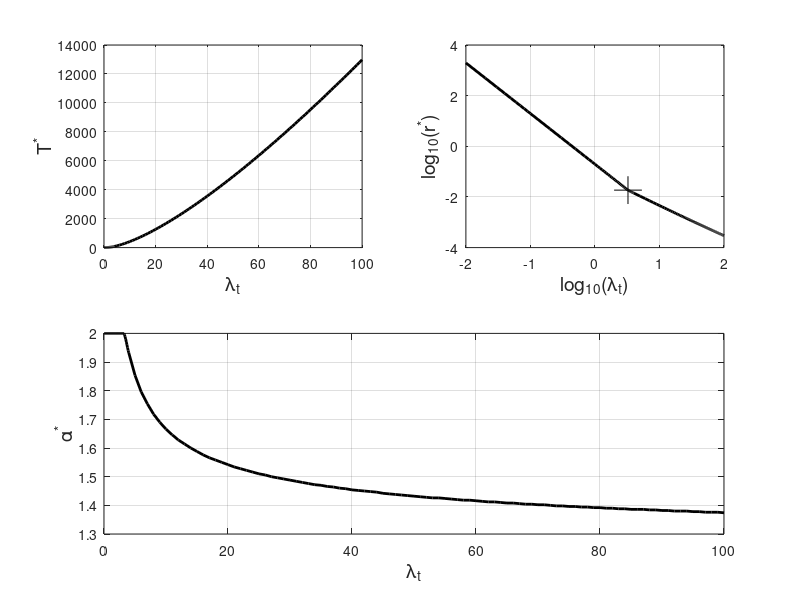

Source code (MATLAB): (Note: this script raises an error after producing the figure.)
load('data/data_min_mfat_anal_lambda_fair_huge.mat');
x=[0.01:0.01:0.1 0.2:0.1:3.2 3.25 3.3:0.1:4 5:1:100];
Na=length(alpha_tab);
Nx=length(x);
Tmin_matrix=zeros(Na,Nx);
for i=1:Na
    Tmin_matrix(i,:)=Tmin_tab(i)*(x.^(alpha_tab(i)));
end

[T_glopt I]=min(Tmin_matrix,[],1);
r_glopt=zeros(1,Nx);
alpha_glopt=zeros(1,Nx);
I(100)
for i=1:Nx
    r_glopt(i)=rmin_tab(I(i))/x(i)^alpha_tab(I(i));
    alpha_glopt(i)=alpha_tab(I(i));
end

%h1=figure
%plot(x,T_glopt,'.');
%ylabel('T^*','fontsize',14);
%xlabel('\lambda_t','fontsize',14);
%grid on
%h2=figure
%hold on
%plot(log(x),log(r_glopt),'.');
%%plot(log(10.77),log(r_glopt(find(x==10.77))),'r+','MarkerSize',20);
%plot(log(3.25),log(r_glopt(find(x==3.25))),'r+','MarkerSize',20);
%ylabel('log(r^*)','fontsize',14);
%xlabel('log(\lambda_t)','fontsize',14);
%set(gca,'XTick',[-5 -3 -1 1 3 5])
%grid on
%h3=figure
%plot(x,alpha_glopt,'.');
%ylabel('\alpha^*','fontsize',14);
%xlabel('\lambda_t','fontsize',14);
%grid on
%printpdf(h1,'graphics/mfat_fair_lambda_T');
%printpdf(h2,'graphics/mfat_fair_lambda_r');
%printpdf(h3,'graphics/mfat_fair_lambda_alpha');

h=figure;
subplot(2,2,1);
plot(x,T_glopt,'k','linewidth',2);
ylabel('T^*','fontsize',14);
xlabel('\lambda_t','fontsize',14);
set(gca,'XTick',[0 20 40 60 80 100])
grid on
subplot(2,2,2);
hold on
plot(log(x)/log(10),log(r_glopt)/log(10),'k','linewidth',2);
%plot(log(10.77),log(r_glopt(find(x==10.77))),'r+','MarkerSize',20);
plot(log(3.25)/log(10),log(r_glopt(find(x==3.25)))/log(10),'k+','MarkerSize',20);
ylabel('log_{10}(r^*)','fontsize',14);
xlabel('log_{10}(\lambda_t)','fontsize',14);
set(gca,'XTick',[-2 -1 0 1 2])
set(gca,'box','on')
grid on
subplot(2,1,2);
plot(x,alpha_glopt,'k','linewidth',2);
ylabel('\alpha^*','fontsize',14);
xlabel('\lambda_t','fontsize',14);
grid on

printpdf(h,'graphics/mfat_fair_lambda_allinone');

%size(T_glopt)
%size(I)
%plot(alpha_tab,Tmin_matrix(:,200),'.')

